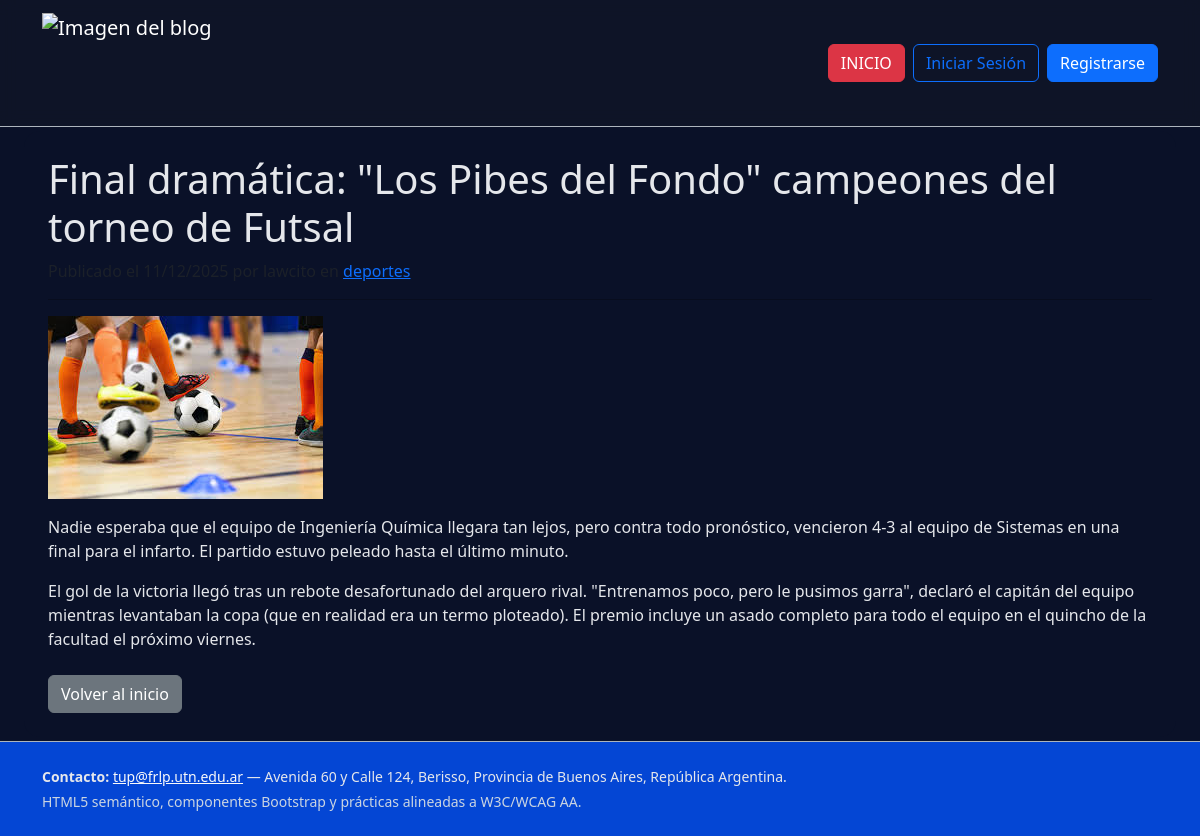
Page /articulos/8/ on the committed database.
### blog_edicion/models.py (models this page shows, shortened)
class Articulo(models.Model):
    titulo = models.CharField(max_length=200)
    contenido = models.TextField()
    fecha_publicacion = models.DateTimeField(default=timezone.now)
    imagen = models.ImageField(upload_to='articulos/', blank=True, null=True)
    categoria = models.ForeignKey(Categoria, on_delete=models.SET_NULL, null=True, related_name='articulos')
    autor = models.ForeignKey(User, on_delete=models.CASCADE, null=True, blank=True)
    class Meta:
        ordering = ['-fecha_publicacion']

class Categoria(models.Model):
    nombre = models.CharField(max_length=100, unique=True)

### blog_edicion/views.py (the view)
# urls.py: path('<int:pk>/', views.articulo_detalle, name='articulo_detalle'),
def articulo_detalle(request, pk):
    articulo = get_object_or_404(Articulo, pk=pk)
    return render(request, "articulo_detalle.html", {"articulo": articulo})

### templates/articulo_detalle.html (shortened to what this page needs)
{% extends "base.html" %}
{% block content %}
  <article>
    <h1>{{ articulo.titulo }}</h1>
    <p class="text-muted">
      en <a href="{% url 'blog_edicion:articulos_por_categoria' articulo.categoria.pk %}">{{ articulo.categoria.nombre }}</a>
    </p>
    <hr>
    {% if articulo.imagen %}
      <img src="{{ articulo.imagen.url }}" class="img-fluid mb-3" alt="{{ articulo.titulo }}">
    {% endif %}
    <div>
      {{ articulo.contenido|linebreaks }}
    </div>
  </article>
  <div class="mt-4">
    <a href="{% url 'home' %}" class="btn btn-secondary">Volver al inicio</a>
  </div>
{% endblock %}

### static/css/estilos.css (style rules this page uses)
:root { --bg: #0a1128; --panel: #0a1128; --text: #fefcfb; }
html, body { height: 100%; }
body { background: #0a1128; color: var(--text); overflow-x: hidden; width: 100%; }
.bg-panel h1, .bg-panel h2, .bg-panel p, .bg-panel .lead { color: #e5e7eb; }

### rows in the picture
Articulo: titulo "Final dramática: \"Los Pibes del Fondo\" campeones del torneo de Futsal", categoria.nombre "deportes", imagen (picture), contenido "Nadie esperaba que el equipo de Ingeniería Química llegara tan lejos, pero contra todo pronóstico, vencieron 4-3 al equipo de Sistemas en una final para el infarto. El partido estuvo peleado hasta el último minuto. El gol de la victoria llegó tras un rebote desafortunado del arquero rival. \"Entrenamos poco, pero le pusimos garra\", declaró el capitán del equipo mientras levantaban la copa (que en realidad era un termo ploteado). El premio incluye un asado completo para todo el equipo en el quincho de la facultad el próximo viernes."
